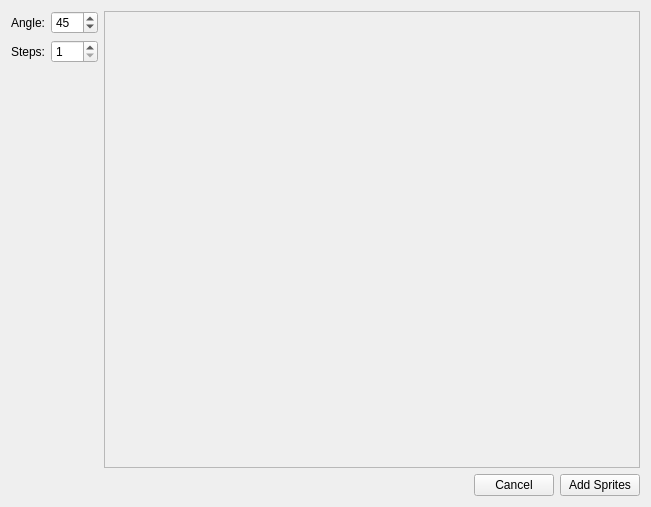
<?xml version="1.0" encoding="UTF-8"?>
<ui version="4.0">
 <class>RotationDialog</class>
 <widget class="QWidget" name="RotationDialog">
  <property name="windowModality">
   <enum>Qt::ApplicationModal</enum>
  </property>
  <property name="geometry">
   <rect>
    <x>0</x>
    <y>0</y>
    <width>651</width>
    <height>507</height>
   </rect>
  </property>
  <property name="windowTitle">
   <string>OpenSprite</string>
  </property>
  <property name="windowIcon">
   <iconset resource="../icons.qrc">
    <normaloff>:/icons/opensprite96x96.png</normaloff>:/icons/opensprite96x96.png</iconset>
  </property>
  <layout class="QGridLayout" name="gridLayout_2">
   <item row="0" column="0">
    <layout class="QGridLayout" name="gridLayout">
     <item row="4" column="1">
      <widget class="QSpinBox" name="spin_steps">
       <property name="minimum">
        <number>1</number>
       </property>
       <property name="maximum">
        <number>360</number>
       </property>
      </widget>
     </item>
     <item row="4" column="0">
      <widget class="QLabel" name="label_3">
       <property name="text">
        <string>Steps:</string>
       </property>
      </widget>
     </item>
     <item row="0" column="0">
      <widget class="QLabel" name="label">
       <property name="text">
        <string>Angle:</string>
       </property>
      </widget>
     </item>
     <item row="5" column="0">
      <spacer name="verticalSpacer">
       <property name="orientation">
        <enum>Qt::Vertical</enum>
       </property>
       <property name="sizeHint" stdset="0">
        <size>
         <width>20</width>
         <height>40</height>
        </size>
       </property>
      </spacer>
     </item>
     <item row="0" column="1">
      <widget class="QSpinBox" name="spin_angle">
       <property name="minimum">
        <number>0</number>
       </property>
       <property name="maximum">
        <number>360</number>
       </property>
       <property name="value">
        <number>45</number>
       </property>
      </widget>
     </item>
    </layout>
   </item>
   <item row="1" column="0" colspan="2">
    <layout class="QHBoxLayout" name="horizontalLayout">
     <item>
      <spacer name="horizontalSpacer">
       <property name="orientation">
        <enum>Qt::Horizontal</enum>
       </property>
       <property name="sizeHint" stdset="0">
        <size>
         <width>40</width>
         <height>20</height>
        </size>
       </property>
      </spacer>
     </item>
     <item>
      <widget class="QPushButton" name="button_cancel">
       <property name="text">
        <string>Cancel</string>
       </property>
      </widget>
     </item>
     <item>
      <widget class="QPushButton" name="button_ok">
       <property name="text">
        <string>Add Sprites</string>
       </property>
      </widget>
     </item>
    </layout>
   </item>
   <item row="0" column="1">
    <widget class="QScrollArea" name="scrollArea">
     <property name="widgetResizable">
      <bool>true</bool>
     </property>
     <widget class="QWidget" name="scrollAreaWidgetContents">
      <property name="geometry">
       <rect>
        <x>0</x>
        <y>0</y>
        <width>522</width>
        <height>449</height>
       </rect>
      </property>
      <layout class="QGridLayout" name="gridLayout_3">
       <item row="0" column="0">
        <widget class="QLabel" name="preview">
         <property name="text">
          <string/>
         </property>
        </widget>
       </item>
      </layout>
     </widget>
    </widget>
   </item>
  </layout>
 </widget>
 <resources>
  <include location="../icons.qrc"/>
 </resources>
 <connections/>
</ui>
